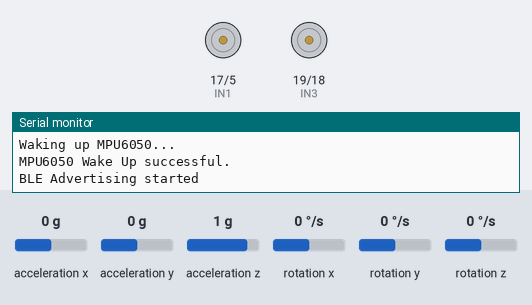
A sketch run on a simulated ESP32. On the bench: motor-driver pin pairs drawn as motors (green arrow = first pin HIGH = forward, orange = second pin HIGH = backward, longer = more drive, scaled by the enable pin), the last lines printed to the serial monitor. Wiring (inferred from the names in the program): MPU-6050 motion sensor at I2C address 0x68. The test bench sets the inputs (shaded band); at power-on: acceleration y 0 g, rotation x 0 °/s, acceleration x 0 g, acceleration z 1 g, rotation y 0 °/s, rotation z 0 °/s. Nothing arrives over Bluetooth unless stated; a phone connects over Bluetooth LE 3 s after start.

Above: at 1.2 s.
1.3 s: acceleration y set to 0.8 g
At 4.1 s:
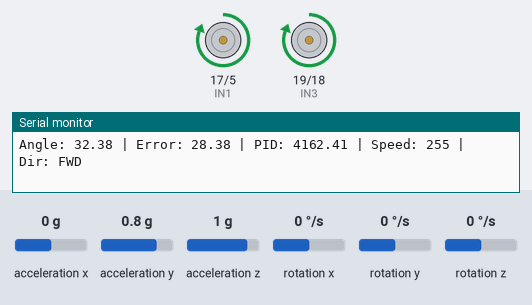
4.3 s: rotation x set to -192 °/s
At 6.1 s:
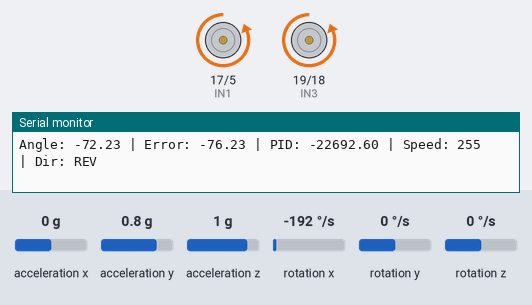
6.4 s: rotation x set to 26 °/s
9.4 s: rotation x set to 30 °/s
Timing chart, 0 to 12.4 s (numbered marks = the images above; inputs shaded):
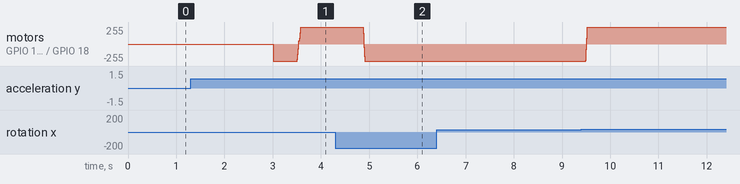

Measured:
- after the input at 4.3 s, motor on GPIO 17 (IN1) / GPIO 5 (IN2), motor on GPIO 19 (IN3) / GPIO 18 (IN4): forward 255/255 → backward 255/255 after 0.57 s

The sketch:

balance.ino
```cpp
#include <Arduino.h>
#include <Wire.h>
#include <BLEDevice.h>
#include <BLEServer.h>
#include <BLEUtils.h>
#include <BLE2902.h>

// Define I2C pins for ESP32
#define I2C_SDA 23
#define I2C_SCL 22

// Motor pins for L298N
#define ENA 16  // Enable A (Motor 1 speed)
#define IN1 17  // Motor 1 direction pin 1
#define IN2 5   // Motor 1 direction pin 2
#define IN3 19  // Motor 2 direction pin 1
#define IN4 18  // Motor 2 direction pin 2
#define ENB 21  // Enable B (Motor 2 speed)

// MPU6050 I2C Address
const int MPU6050_ADDR = 0x68;

// MPU6050 Register Addresses
const int PWR_MGMT_1   = 0x6B;
const int ACCEL_XOUT_H = 0x3B;
const int ACCEL_YOUT_H = 0x3D;
const int ACCEL_ZOUT_H = 0x3F;
const int GYRO_XOUT_H  = 0x43;
const int GYRO_YOUT_H  = 0x45;
const int GYRO_ZOUT_H  = 0x47;

// Sensor data
int16_t rawAccX, rawAccY, rawAccZ;
int16_t rawGyroX, rawGyroY, rawGyroZ;

// Sensitivity Scale Factors
const float ACCEL_SENSITIVITY = 16384.0;
const float GYRO_SENSITIVITY = 131.0;

// Processed sensor data
float accX, accY, accZ;
float gyroX, gyroY, gyroZ;
float angle;

// Complementary filter
const float ALPHA = 0.98;
float lastTime;
float dt;

// PID variables
float KP = 60.0;
float KI = 270;
float KD = 2.2;
float setpoint = 4.0;
float error, lastError;
float integral, derivative;
float pidOutput;

// Motor speed constraints
const int MAX_PWM = 255;
const int MIN_PWM = 50;

// BLE Configuration
#define SERVICE_UUID "4fafc201-1fb5-459e-8fcc-c5c9c331914b"
#define CHARACTERISTIC_UUID "beb5483e-36e1-4688-b7f5-ea07361b26a8"

// BLE Server and Characteristic
BLEServer* pServer = NULL;
BLECharacteristic* pCharacteristic = NULL;
bool deviceConnected = false;

// Callback for BLE connection status
class MyServerCallbacks : public BLEServerCallbacks {
  void onConnect(BLEServer* pServer) {
    deviceConnected = true;
    Serial.println("Device connected");
  }

  void onDisconnect(BLEServer* pServer) {
    deviceConnected = false;
    Serial.println("Device disconnected");
    // Restart advertising
    BLEDevice::startAdvertising();
  }
};

class MyCharacteristicCallbacks: public BLECharacteristicCallbacks {
    void onWrite(BLECharacteristic *pCharacteristic) {
      String value = pCharacteristic->getValue().c_str();
      if (value.length() > 0) {
        Serial.print("Received PID data: "); Serial.println(value);
        int firstComma = value.indexOf(',');
        int secondComma = value.indexOf(',', firstComma + 1);

        if (firstComma != -1 && secondComma != -1) {
          float newKP = value.substring(0, firstComma).toFloat();
          float newKI = value.substring(firstComma + 1, secondComma).toFloat();
          float newKD = value.substring(secondComma + 1).toFloat();

          // Apply bounds checking
          KP = constrain(newKP, 0.0, 3000.0);
          KI = constrain(newKI, 0.0, 3000.0);
          KD = constrain(newKD, 0.0, 3000.0);

          // Reset PID terms
          error = 0;
          lastError = 0;
          integral = 0;

          Serial.print("New PID Gains - KP: "); Serial.print(KP);
          Serial.print(", KI: "); Serial.print(KI);
          Serial.print(", KD: "); Serial.println(KD);
        } else {
          Serial.println("Invalid PID data format");
        }
      }
    }
};

void setup() {
  Serial.begin(115200);

  // Initialize motor pins
  pinMode(ENA, OUTPUT);
  pinMode(IN1, OUTPUT);
  pinMode(IN2, OUTPUT);
  pinMode(IN3, OUTPUT);
  pinMode(IN4, OUTPUT);
  pinMode(ENB, OUTPUT);

  stopMotors();

  while (!Serial) {
    delay(10);
  }
  Serial.println("ESP32 Self-Balancing Robot");

  // Initialize I2C
  Serial.println("Initializing I2C...");
  if (!Wire.begin(I2C_SDA, I2C_SCL)) {
    Serial.println("Failed to initialize I2C communication.");
  }
  Serial.println("I2C Initialized.");

  // Wake up MPU6050
  Serial.println("Waking up MPU6050...");
  Wire.beginTransmission(MPU6050_ADDR);
  Wire.write(PWR_MGMT_1);
  Wire.write(0x00);
  if (Wire.endTransmission(true) != 0) {
    Serial.println("MPU6050 Wake Up failed.");
  }
  Serial.println("MPU6050 Wake Up successful.");

  // Initialize BLE
  BLEDevice::init("SelfBalancingRobot");
  pServer = BLEDevice::createServer();
  pServer->setCallbacks(new MyServerCallbacks());

  BLEService *pService = pServer->createService(SERVICE_UUID);

  pCharacteristic = pService->createCharacteristic(
                     CHARACTERISTIC_UUID,
                     BLECharacteristic::PROPERTY_READ   |
                     BLECharacteristic::PROPERTY_WRITE  |
                     BLECharacteristic::PROPERTY_NOTIFY |
                     BLECharacteristic::PROPERTY_INDICATE
                   );

  pCharacteristic->addDescriptor(new BLE2902());
  pCharacteristic->setCallbacks(new MyCharacteristicCallbacks());
  pService->start();

  BLEAdvertising *pAdvertising = BLEDevice::getAdvertising();
  pAdvertising->addServiceUUID(SERVICE_UUID);
  pAdvertising->setScanResponse(true);
  pAdvertising->setMinPreferred(0x06);
  BLEDevice::startAdvertising();
  Serial.println("BLE Advertising started");

  lastTime = micros() / 1000000.0;
}

void controlMotor1(int speed, bool forward) {
  if (speed == 0) {
    digitalWrite(IN1, LOW);
    digitalWrite(IN2, LOW);
    analogWrite(ENA, 0);
    return;
  }
  if (forward) {
    digitalWrite(IN1, HIGH);
    digitalWrite(IN2, LOW);
  } else {
    digitalWrite(IN1, LOW);
    digitalWrite(IN2, HIGH);
  }
  analogWrite(ENA, constrain(speed, 0, MAX_PWM));
}

void controlMotor2(int speed, bool forward) {
  if (speed == 0) {
    digitalWrite(IN3, LOW);
    digitalWrite(IN4, LOW);
    analogWrite(ENB, 0);
    return;
  }
  if (forward) {
    digitalWrite(IN3, HIGH);
    digitalWrite(IN4, LOW);
  } else {
    digitalWrite(IN3, LOW);
    digitalWrite(IN4, HIGH);
  }
  analogWrite(ENB, constrain(speed, 0, MAX_PWM));
}

void stopMotors() {
  digitalWrite(IN1, LOW);
  digitalWrite(IN2, LOW);
  digitalWrite(IN3, LOW);
  digitalWrite(IN4, LOW);
  analogWrite(ENA, 0);
  analogWrite(ENB, 0);
}

bool readMPU6050() {
  // Read accelerometer data
  Wire.beginTransmission(MPU6050_ADDR);
  Wire.write(ACCEL_XOUT_H);
  Wire.endTransmission(false);
  if (Wire.requestFrom(MPU6050_ADDR, 6, true) != 6) {
    Serial.println("Failed to read Accel data");
    return false;
  }
  rawAccX = (Wire.read() << 8) | Wire.read();
  rawAccY = (Wire.read() << 8) | Wire.read();
  rawAccZ = (Wire.read() << 8) | Wire.read();

  // Read gyroscope data
  Wire.beginTransmission(MPU6050_ADDR);
  Wire.write(GYRO_XOUT_H);
  Wire.endTransmission(false);
  if (Wire.requestFrom(MPU6050_ADDR, 6, true) != 6) {
    Serial.println("Failed to read Gyro data");
    return false;
  }
  rawGyroX = (Wire.read() << 8) | Wire.read();
  rawGyroY = (Wire.read() << 8) | Wire.read();
  rawGyroZ = (Wire.read() << 8) | Wire.read();

  accX = rawAccX / ACCEL_SENSITIVITY;
  accY = rawAccY / ACCEL_SENSITIVITY;
  accZ = rawAccZ / ACCEL_SENSITIVITY;
  gyroX = rawGyroX / GYRO_SENSITIVITY;
  gyroY = rawGyroY / GYRO_SENSITIVITY;
  gyroZ = rawGyroZ / GYRO_SENSITIVITY;
  return true;
}

void calculateAngle() {
  float currentTime = micros() / 1000000.0;
  dt = currentTime - lastTime;
  lastTime = currentTime;

  float accAngle = atan2(accY, accZ) * 180.0 / PI;
  static float gyroAngle = 0.0;
  gyroAngle += gyroX * dt;
  angle = ALPHA * (angle + gyroX * dt) + (1.0 - ALPHA) * accAngle;
}

void loop() {
  if (!deviceConnected) {
    delay(500); // Wait for connection
    return;
  }

  if (!readMPU6050()) {
    stopMotors();
    delay(100);
    return;
  }

  calculateAngle();

  error = - setpoint + angle;
  integral += error * dt;
  derivative = (error - lastError) / dt;
  pidOutput = KP * error + KI * integral + KD * derivative;
  lastError = error;

  int motorSpeed = abs(pidOutput);
  motorSpeed = constrain(motorSpeed, 0, MAX_PWM);
  if (motorSpeed < MIN_PWM && motorSpeed > 0) {
    motorSpeed = MIN_PWM;
  }

  bool forward = pidOutput >= 0;
  controlMotor1(motorSpeed, forward);
  controlMotor2(motorSpeed, forward);

  // Send data over BLE if connected
  if (deviceConnected) {
    String data = String(KP) + "," + String(KI) + "," + String(KD) + "," +
                  String(accX, 2) + "," + String(accY, 2) + "," + String(accZ, 2) + "," +
                  String(gyroX, 2) + "," + String(gyroY, 2) + "," + String(gyroZ, 2) + "," +
                  String(angle, 2) + "," + String(motorSpeed);
    pCharacteristic->setValue(data.c_str());
    pCharacteristic->notify();
  }

  Serial.print("Angle: "); Serial.print(angle, 2);
  Serial.print(" | Error: "); Serial.print(error, 2);
  Serial.print(" | PID: "); Serial.print(pidOutput, 2);
  Serial.print(" | Speed: "); Serial.print(motorSpeed);
  Serial.print(" | Dir: "); Serial.println(forward ? "FWD" : "REV");

  delay(10);
}
```
